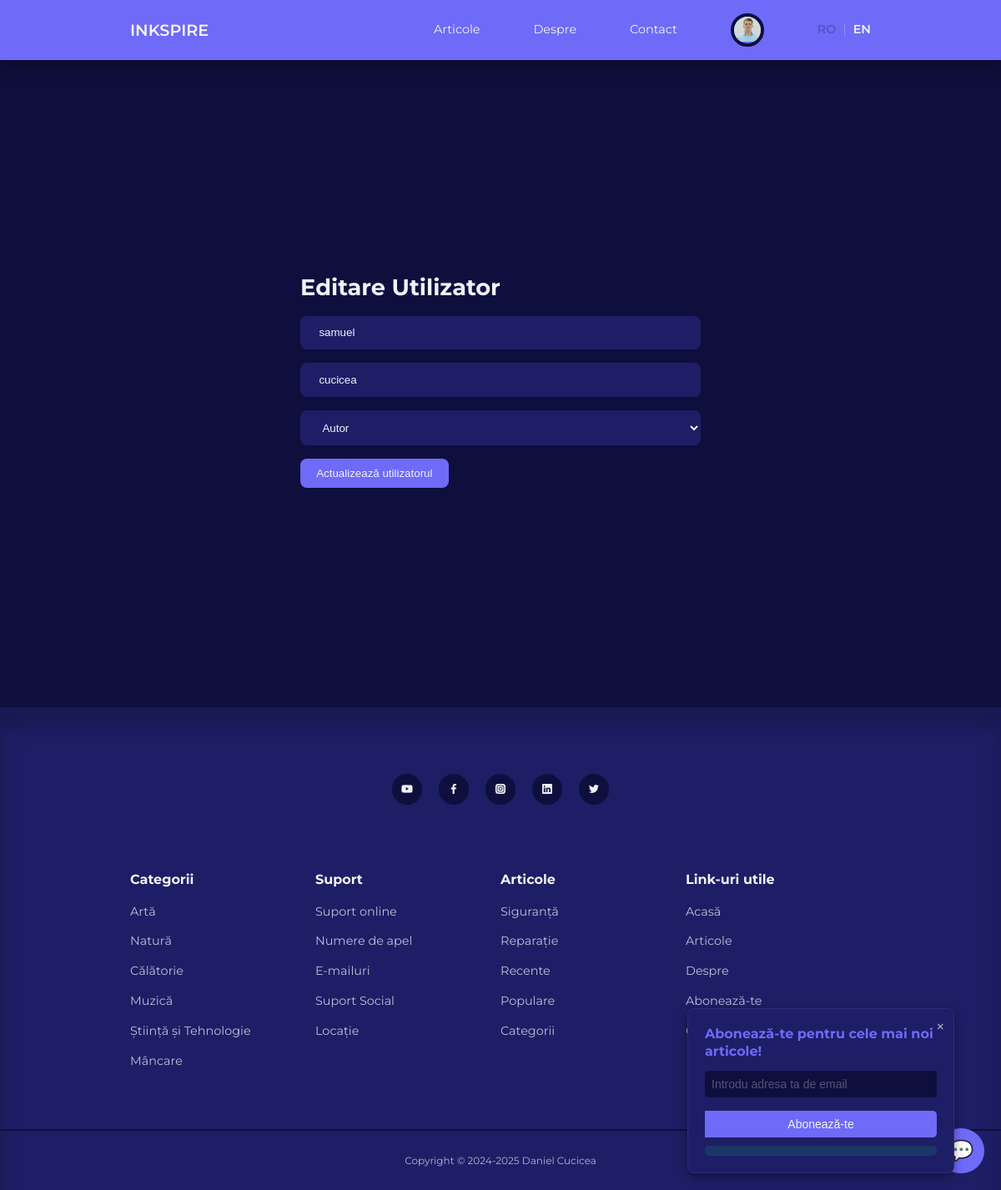
/admin/edit-user.php?id=13 (signed in), run on the app's committed database.
### tables this page shows
CREATE TABLE `users` (
  `id` int(11) UNSIGNED NOT NULL,
  `firstname` varchar(50) NOT NULL,
  `lastname` varchar(50) NOT NULL,
  `username` varchar(50) NOT NULL,
  `email` varchar(100) NOT NULL,
  `password` varchar(255) NOT NULL,
  `avatar` varchar(255) NOT NULL,
  `is_admin` tinyint(1) NOT NULL
);

### admin/partials/header.php (called while the page is built, shortened)
<?php
require '../partials/header.php';

### admin/edit-user.php (the view, shortened to what this page needs)
<?php
include 'partials/header.php';
if (isset($_GET['id'])) {
    $id = filter_var($_GET['id'], FILTER_SANITIZE_NUMBER_INT);
    $query = "SELECT * FROM users WHERE id=$id";
    $result = mysqli_query($connection, $query);
    $user = mysqli_fetch_assoc($result);
} else {
    header('location: ' . ROOT_URL . 'admin/manage-users.php');
    die();
}
?>
<section class="form__section">
    <div class="container form__section-container">
        <h2><?= t('edit_user') ?></h2>
        <form action="<?= ROOT_URL ?>admin/edit-user-logic.php" method="POST">
            <input type="text" value="<?= $user['firstname'] ?>" name="firstname" placeholder="<?= t('placeholder_firstname') ?>">
            <input type="text" value="<?= $user['lastname'] ?>" name="lastname" placeholder="<?= t('placeholder_lastname') ?>">
            <select name="userrole">
                <option value="0"><?= t('author') ?></option>
            </select>
            <button type="submit" name="submit" class="btn"><?= t('update_user') ?></button>
        </form>
    </div>
</section>
<?php
include '../partials/footer.php';
?>

### partials/header.php (shortened to what this page needs)
<?php
require 'config/database.php';
if (isset($_SESSION['user-id'])) {
    $id = filter_var($_SESSION['user-id'], FILTER_SANITIZE_NUMBER_INT);
    $query = "SELECT avatar FROM users WHERE id=$id";
    $result = mysqli_query($connection, $query);
    $avatar = mysqli_fetch_assoc($result);
}
?>
<?php
$lang = $_SESSION['lang'] ?? 'ro';
$langFile = __DIR__ . "/../lang/{$lang}.json";
$json = file_get_contents($langFile);
$translations = json_decode($json, true);
function t($key) {
  global $translations;
  return $translations[$key] ?? $key;
}
?>
<!DOCTYPE html>
<html lang="en">
<head>
    <link rel="stylesheet" href="<?= ROOT_URL ?>css/style.css">
    <link rel="stylesheet" href="https://unicons.iconscout.com/release/v4.0.0/css/line.css">
</head>
<body>
    <nav>
        <div class="container nav__container">
            <a href="<?= ROOT_URL ?>" class="nav__logo">INKSPIRE</a>
            <ul class="nav__items">
             <li><a href="<?= ROOT_URL ?>blog.php"><?= t('blog') ?></a></li>
             <li><a href="<?= ROOT_URL ?>about.php"><?= t('about') ?></a></li>
             <li><a href="<?= ROOT_URL ?>contact.php"><?= t('contact') ?></a></li>
                <?php if (isset($_SESSION['user-id'])) : ?>
                    <li class="nav__profile">
                        <div class="avatar">
                            <img src="<?= ROOT_URL . 'images/' . $avatar['avatar'] ?>">
                        </div>
                    </li>
                <?php else : ?>
                    <li><a href="<?= ROOT_URL ?>signin.php"><?= t('signin') ?></a></li>
                <?php endif ?>
                <?php
                $url = strtok($_SERVER["REQUEST_URI"], '?');
                $params = $_GET;
                unset($params['lang']);
                $query = http_build_query($params);
                $prefix = $query ? '?' . $query . '&' : '?';
                ?>
                <li class="lang-switcher">
                <a href="<?= $url . $prefix ?>lang=ro" class="<?= $lang==='ro' ? 'active' : '' ?>">RO</a>
                <span>|</span>
                <a href="<?= $url . $prefix ?>lang=en" class="<?= $lang==='en' ? 'active' : '' ?>">EN</a>
                </li>
             </ul>
        </div>
    </nav>

### css/style.css (style rules this page uses)
:root { --color-primary: #6f6af8; --color-primary-light: hsl(242, 91%, 69%, 18%); --color-primary-variant: #5854c7; --color-red: #da0f3f; --color-red-light: hsl(346, 87%, 46%, 15%); --color-green: #00c476; --color-green-light: hsl(156, 100%, 38%, 15%); --color-gray-900: #1e1e66; --color-gray-700: #2d2b7c; --color-gray-300: rgba(242, 242, 254, 0.3); --color-gray-200: rgba(242, 242, 254, 0.7); --color-white: #f2f2fe; --color-bg: #0f0f3e; --transition: all 300ms ease; --container-width-lg: 74%; --container-width-md: 88%; --form-width: 40%; --card-border-radius-1: 0.3rem; --card-border-radius-2: 0.5rem; --card-border-radius-3: 0.8rem; --card-border-radius-4: 2rem; --card-border-radius-5: 5rem; }
* { margin: 0; padding: 0; outline: 0; border: 0; appearance: 0; list-style: none; text-decoration: none; box-sizing: border-box; }
body { font-family: 'Montserrat', sans-serif; line-height: 1.6; color: var(--color-gray-200); overflow-x: hidden; background: var(--color-bg); font-size: 0.9rem; }
.container { width: var(--container-width-lg); max-width: 1800px; margin-inline: auto; }
section { margin-top: 3rem; width: 100vw; }
h1, h2, h3, h4, h5 { color: var(--color-white); line-height: 1.3; }
h2 { font-size: 1.7rem; margin: 1rem 0; }
a { color: var(--color-white); transition: var(--transition); }
img { display: block; width: 100%; object-fit: cover; }
nav { background: var(--color-primary); width: 100vw; height: 4.5rem; position: fixed; top: 0; z-index: 10; box-shadow: 0 1rem 1rem rgba(0, 0, 0, 0.2); }
.nav__container { height: 100%; display: flex; align-items: center; justify-content: space-between; }
.avatar { width: 2.5rem; height: 2.5rem; border-radius: 50%; overflow: hidden; border: 0.3rem solid var(--color-bg); }
.nav__logo { font-weight: 600; font-size: 1.2rem; }
.nav__items { position: relative; display: flex; align-items: center; gap: 4rem; }
.nav__profile { position: relative; cursor: pointer; z-index: 20; }
.btn { display: inline-block; width: fit-content; padding: 0.6rem 1.2rem; background-color: var(--color-primary); border-radius: var(--card-border-radius-2); cursor: pointer; transition: var(--transition); color: var(--color-white); }
.form__section { display: grid; place-items: center; height: 100vh; }
.form__section-container { width: var(--form-width); }
form { display: flex; flex-direction: column; gap: 1rem; }
input, textarea, select { padding: 0.8rem 1.4rem; background-color: var(--color-gray-900); border-radius: var(--card-border-radius-2); resize: none; color: var(--color-white); }
.lang-switcher { margin-left: auto; display: flex; align-items: center; gap: 0.5rem; }
.lang-switcher a { color: var(--color-white); text-decoration: none; font-weight: 600; transition: color .2s; }
.lang-switcher a.active, .lang-switcher a:hover { color: var(--color-primary-variant); }
.lang-switcher span { color: var(--color-gray-300); }

### data on the page
users: avatar (picture)
users: firstname "samuel", lastname "cucicea"

### other printed values
t('blog') "Articole"
t('about') "Despre"
t('contact') "Contact"
t('edit_user') "Editare Utilizator"
t('update_user') "Actualizează utilizatorul"
t('support') "Suport"
t('support_online') "Suport online"
t('support_phone_numbers') "Numere de apel"
t('support_emails') "E-mailuri"
t('support_social') "Suport Social"
t('support_location') "Locație"
t('blog_safety') "Siguranță"
t('blog_repair') "Reparație"
t('blog_recent') "Recente"
t('blog_popular') "Populare"
